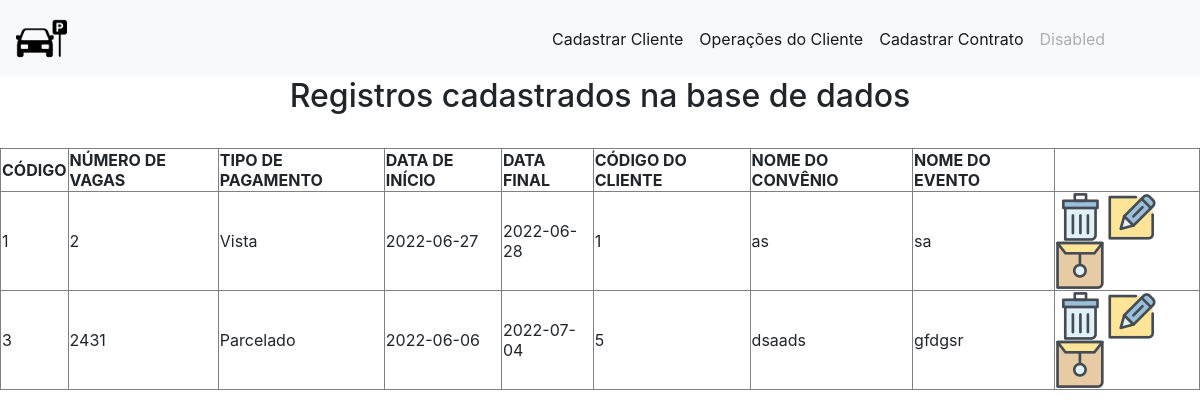
The app's page /crudcontrato.php?acao=select with its own data.
### tables this page shows
CREATE TABLE `tbcontrato` (
  `codContrato` int(11) NOT NULL,
  `numVagas` int(11) DEFAULT NULL,
  `tipoPagamento` varchar(10) DEFAULT NULL,
  `dataInicio` date DEFAULT NULL,
  `dataFinal` date DEFAULT NULL,
  `codCliente` int(11) DEFAULT NULL,
  `nomeConvenio` varchar(50) DEFAULT NULL,
  `eventoContrato` varchar(100) DEFAULT NULL
);

### crudcontrato.php (the view, shortened to what this page needs)
<head>
    <link rel="stylesheet" href="https://cdn.jsdelivr.net/npm/bootstrap@4.0.0/dist/css/bootstrap.min.css">
    <link rel="stylesheet" href="estilo.css" type="text/css">
</head>
<?php
    include_once 'conexao.php';
    $acao = $_GET['acao'];
    switch($acao){
        case 'select':
            include("menu.php");
            echo "<center> <table border=1>";
            echo "<tr>";
            echo "<th>CÓDIGO</th>";
            echo "<th>NÚMERO DE VAGAS</th>";
            echo "<th>TIPO DE PAGAMENTO</th>";
            echo "<th>DATA DE INÍCIO</th>";
            echo "<th>DATA FINAL</th>";
            echo "<th>CÓDIGO DO CLIENTE</th>";
            echo "<th>NOME DO CONVÊNIO</th>";
            echo "<th>NOME DO EVENTO</th>";
            echo "</tr> </center>";
            $sql = "SELECT * FROM tbcontrato";
            $resultado = mysqli_query($conn, $sql) or die ("Erro ao retornar dados!");
            echo "<center><h2> Registros cadastrados na base de dados </h2> <br> </center>";
            while($registro=mysqli_fetch_array($resultado)){
                $cod = $registro['codContrato'];
                $num = $registro['numVagas'];
                $tipo = $registro['tipoPagamento'];
                $dataInicio = $registro['dataInicio'];
                $dataFinal = $registro['dataFinal'];
                $codCli = $registro['codCliente'];
                $convenio = $registro['nomeConvenio'];
                $evento = $registro['eventoContrato'];
                echo "<tr>";
                echo "<td>".$cod."</td>";
                echo "<td>".$num."</td>";
                echo "<td>".$tipo."</td>";
                echo "<td>".$dataInicio."</td>";
                echo "<td>".$dataFinal."</td>";
                echo "<td>".$codCli."</td>";
                echo "<td>".$convenio."</td>";
                echo "<td>".$evento."</td>";
                echo "<td> <a href='crudcontrato.php?acao=deletar&cod=$cod'><img src='delete.png' alt='Deletar' title='Deletar Registro'></a>
                <a href='crudcontrato.php?acao=montar&cod=$cod'><img src='update.png' alt='Atualizar' title='Atualizar Registro'></a>
                <a href='cadcontrato.php'><img src='insert.png' alt='Inserir' title='Inserir Registro'></a> </td>";
                echo "</tr> </center>";
            }
            break;
    }

### records on screen
tbcontrato: codContrato "1", numVagas "2", tipoPagamento "Vista", dataInicio "2022-06-27", dataFinal "2022-06-28", codCliente "1", nomeConvenio "as", eventoContrato "sa"
tbcontrato: codContrato "3", numVagas "2431", tipoPagamento "Parcelado", dataInicio "2022-06-06", dataFinal "2022-07-04", codCliente "5", nomeConvenio "dsaads", eventoContrato "gfdgsr"
